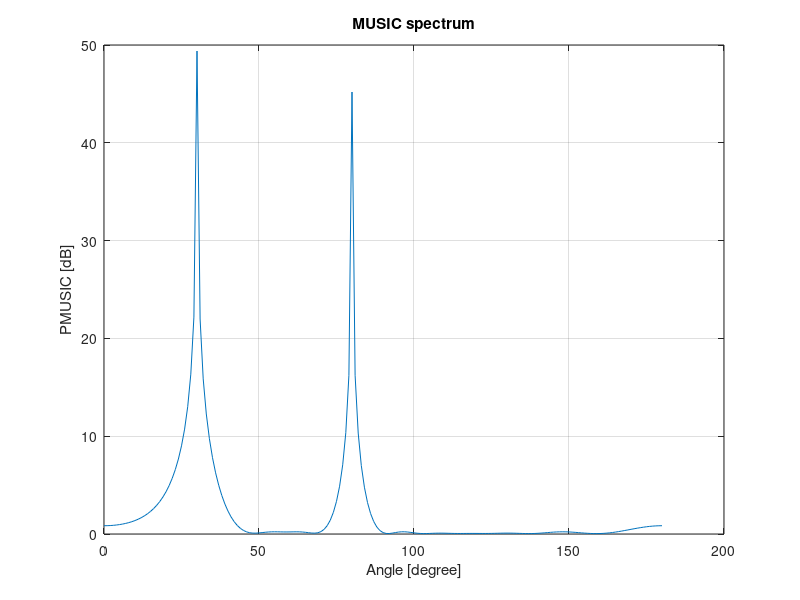

Recreate this plot in MATLAB.
%-------------------------------------------------------------------------------------------------------------------------------------------
                                                  % MUSIC: Uniform Linear Array     
                                              %Code edited by Imen BOUABIDI & Ameni MEZNI,
                          % Telecommunication engineering students in National Engineering School of Tunis - Tunisia
%-------------------------------------------------------------------------------------------------------------------------------------------
close all;
clear all;
clc;
%%   Parameters

% Carrier frequency (Hz)
fc = 3e8; 

% Number of snapshots
Nb = 1000; 

%Speed ol light(m/s)
c=3e8;

%the wavelength of the received signal
wavelength = 3e8/fc;     

% element spacing
d = 0.5*wavelength;  

% Number of antennas 
N = 10; 

%Wavenumber
beta=2*pi/wavelength;               

%Signal amplitude
A = 1;

%SNR(dB)
snr = 5;

% Direction of Arrival
theta = [30 80];

%Variance of noise
sigma = sqrt((A^2)/(2*10^(snr/10)));

%Number of signals
M = length(theta);

%source signal
for k=1:M 
    D(k,:) = randint(1,Nb);
    S(k,:) =A*(2*D(k,:) - 1);
end   



%the electrical phase shift from element to element along the array
phi=beta*d*cos(theta*pi/180);

%matrix of steering vectors
for i=1:M
for k=1:N
    SteeringVector(k,i)= exp((k-1)*1i*phi(i));
end
end
% White Gaussien noise
B = (sigma^2)*(randn(N,Nb)+j*randn(N,Nb))/sqrt(2);

%Array output:signal plus noise
X = SteeringVector*S+B;

% Estimation of the spatial correlation matrix of the observed signal
Rxx = X*X'/Nb;

%eigen decomposition
[Vi,Li] = eig(Rxx);

[L,I] = sort(diag(Li),'descend');
V = Vi(:,I);

%The subspace source Ps :it is spanned by the eigenvectors associated with 
%the M largest eigenvalues of Rxx
Ps = V(:,1:M)*V(:,1:M)';

%The noise subspace Pn subspace spanned by the N-M
%eigenvectors associated with smallest eigenvalue

%Don't forget that we have Ps+Pn=I 
Pn = eye(N)-Ps;


theta1=[0:180];
for i=1:length(theta1)
    phi1 = 2*pi*d*cos(theta1(i)*pi/180);
    A1=zeros([N 1]);
    for k=1:N
        A1(k,1)= exp((k-1)*1i*phi1);
    end;
    
    %the MUSIC spectrum
     PMUSIC(i)= N/abs(diag(A1'*Pn*A1));
end;


figure(1);
plot(theta1,10*log10( PMUSIC));
title('MUSIC spectrum');
xlabel('Angle [degree]');
ylabel('PMUSIC [dB]');
grid on;





